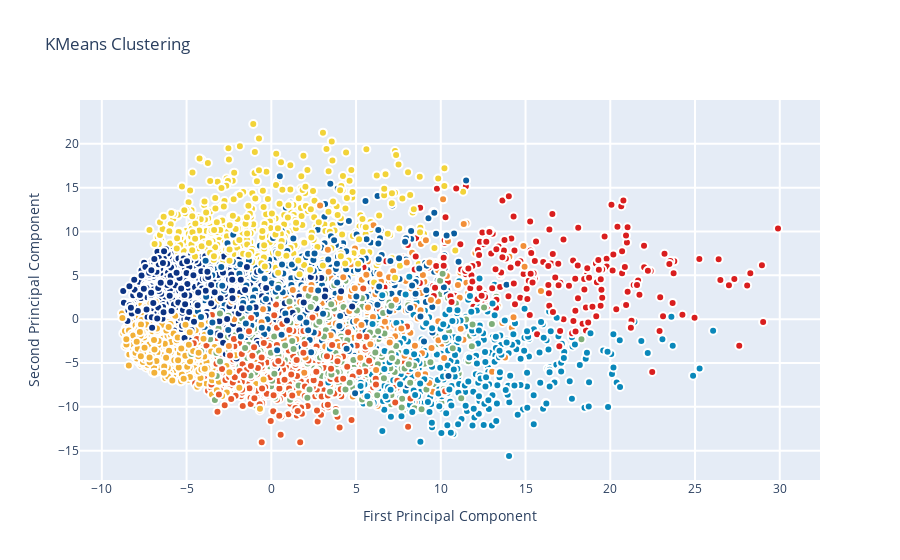

The cell this chart's notebook holds for it:
### Markdown cell above
###K-Means Clustering to identify possible classes

Imagine just for a moment that we were not provided with the class labels to this digit set because after all PCA is an unsupervised method. Therefore how would we be able to separate out our data points in the new feature space? We can apply a clustering algorithm on our new PCA projection data and hopefully arrive at distinct clusters which would tell us something about the underlying class separation in the data. 

To start off, we set up a KMeans clustering method with Sklearn's *KMeans* call and use the *fit_predict* method to compute cluster centers and predict cluster indices for the first and second PCA projections (to see if we can observe any appreciable clusters).

### Code cell
from sklearn.cluster import KMeans # KMeans clustering 
# Set a KMeans clustering with 9 components ( 9 chosen sneakily ;) as hopefully we get back our 9 class labels)
kmeans = KMeans(n_clusters=9)
# Compute cluster centers and predict cluster indices
X_clustered = kmeans.fit_predict(X_5d)

trace_Kmeans = go.Scatter(x=X_5d[:, 0], y= X_5d[:, 1], mode="markers",
                    showlegend=False,
                    marker=dict(
                            size=8,
                            color = X_clustered,
                            colorscale = 'Portland',
                            showscale=False, 
                            line = dict(
            width = 2,
            color = 'rgb(255, 255, 255)'
        )
                   ))

layout = go.Layout(
    title= 'KMeans Clustering',
    hovermode= 'closest',
    xaxis= dict(
         title= 'First Principal Component',
        ticklen= 5,
        zeroline= False,
        gridwidth= 2,
    ),
    yaxis=dict(
        title= 'Second Principal Component',
        ticklen= 5,
        gridwidth= 2,
    ),
    showlegend= True
)

data = [trace_Kmeans]
fig1 = dict(data=data, layout= layout)
# fig1.append_trace(contour_list)
py.iplot(fig1, filename="svm")

### Figure 1 — Plotly figure (JSON) as saved in the notebook; plotly's stock layout.template omitted (floating-point values rounded to 4 significant figures; data arrays with more than 128 entries replaced by an {"elided": "..."} marker saying what was removed)
{"data": [{"marker": {"color": {"elided": "6000 int values"}, "colorscale": [[0, "rgb(12,51,131)"], [0.25, "rgb(10,136,186)"], [0.5, "rgb(242,211,56)"], [0.75, "rgb(242,143,56)"], [1, "rgb(217,30,30)"]], "line": {"color": "rgb(255, 255, 255)", "width": 2}, "showscale": false, "size": 8}, "mode": "markers", "showlegend": false, "type": "scatter", "x": {"elided": "6000 float values"}, "y": {"elided": "6000 float values"}}], "layout": {"hovermode": "closest", "showlegend": true, "title": {"text": "KMeans Clustering"}, "xaxis": {"gridwidth": 2, "ticklen": 5, "title": {"text": "First Principal Component"}, "zeroline": false}, "yaxis": {"gridwidth": 2, "ticklen": 5, "title": {"text": "Second Principal Component"}}}}
